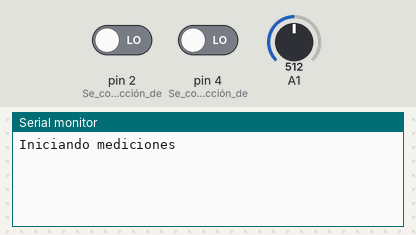
Bench run of a sketch on a simulated Arduino Uno, built with avr-gcc and run on an emulated ATmega328P. Parts: the last lines printed to the serial monitor. The inputs (shaded band) are chosen by the test bench; at power-on: pin 2 (Se_configura_detección_de) LOW, pin 4 (Se_configura_detección_de) LOW, A1 = 512.

Above: at 1.2 s.
1.3 s: pin 2 (Se_configura_detección_de) driven HIGH
At 3.2 s:
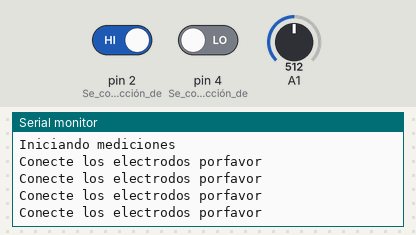
3.3 s: pin 2 (Se_configura_detección_de) driven LOW
At 5.6 s:
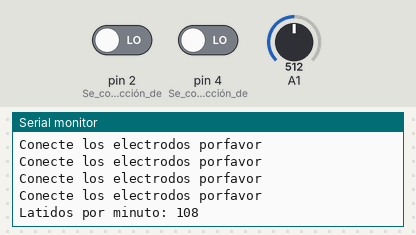

Measured:
- after the input at 1.3 s, the serial monitor: prints a new line at once (image 1)
- after the input at 3.3 s, the serial monitor: prints a new line after 1.7 s (image 2)

The sketch:

CountingBetsV2.0.ino
```cpp
#define factor 0.85
float maximo = 0.0;   // para almacenar valor maximo
int minimoEntreLatidos = 300; // 300 mseg. de tiempo minimo entre latidos
float valorAnterior = 500;  // para almacenar valor previo
int latidos = 0;    // contador de cantidad de latidos


void setup() {
  Serial.begin(9600);
  Serial.println("Iniciando mediciones");  // texto a mostrar

  //Detecciones de referencia de electrodos
  pinMode(2, INPUT); //Se configura detección de LO-
  pinMode(4, INPUT); //Se configura detección de LO+
}

void loop() {
  static unsigned long tiempoLPM = millis();  // tiempo Latidos Por Minuto con
            // valor actual devuelto por millis()
  static unsigned long entreLatidos = millis(); // tiempo entre Latidos con
            // valor actual devuelto por millis()

  int valorLeido = analogRead(15);    // lectura de entrada analogica 15 pin del ESP32

//Filtro Pasobajo
  float valorFiltrado = factor * valorAnterior + (1 - factor) * valorLeido; // filtro pasa bajos
  float cambio = valorFiltrado - valorAnterior;   // diferencia entre valor filtrado y
              // valor anterior
  valorAnterior = valorFiltrado;    // actualiza valor anterior con valor filtrado


  int BPM = 0;
  if((digitalRead(2)==1)||(digitalRead(4)==1)){
    Serial.println("Conecte los electrodos porfavor");
    delay(500);
    }
  else{

    if ((cambio >= maximo) && (millis() > entreLatidos + minimoEntreLatidos)) {  // si cambio es
          // es mayor o igual a maximo y pasaron al menos 300 mseg.
    maximo = cambio;      // actualiza maximo con valor de cambo
    entreLatidos = millis();    // actualiza variable entreLatidos con millis()
    latidos++;        // incrementa latidos en uno
  }
  else {        // condicion falsa del condicional
  }

  maximo = maximo * 0.8;   // carga maximo como el 97 por ciento de su propio
          // valor para dejar decaer y no perder pulsos

  if (millis() >= tiempoLPM + 5000) {    // si transcurrieron al menos 5 segundos
    Serial.print("Latidos por minuto: "); // muestra texto
    Serial.println(latidos*12);    // muestra variable latidos multiplicado por 12
    latidos = 0;        // coloca contador de latidos en cero
    tiempoLPM = millis();     // actualiza variable con valor de millis()
  }

  delay(50);        // demora entre lecturas de entrada analogica
}

}
```
